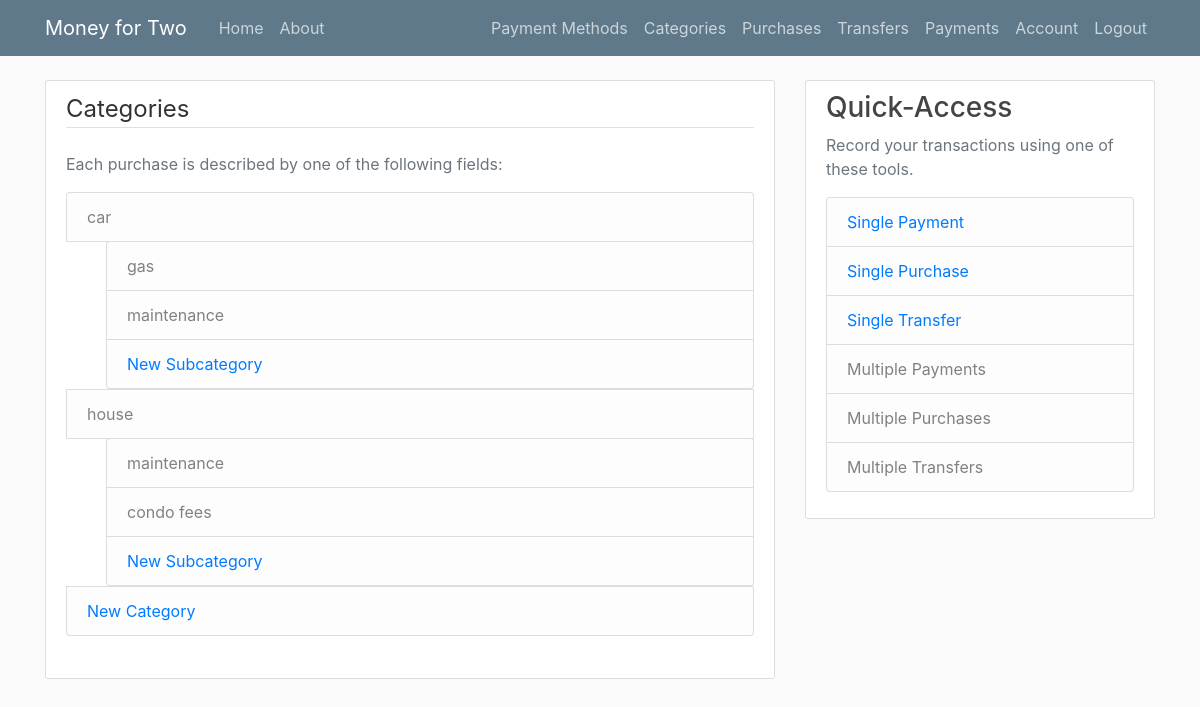
Screenshot of /categories/ (signed in) with the database file from the repository.
### app/models.py (models this page shows, shortened)
class Category(db.Model):
    id = db.Column(db.Integer, primary_key=True)
    title = db.Column(db.String(20),nullable=False,unique=True)
    subcategories = db.relationship('Subcategory',backref='subcategoryer',lazy=True)
    user_id = db.Column(db.Integer, db.ForeignKey('user.id'), nullable=False)

class Subcategory(db.Model):
    id = db.Column(db.Integer, primary_key=True)
    subtitle = db.Column(db.String(20),nullable=False)
    category_id = db.Column(db.Integer, db.ForeignKey('category.id'), nullable=False)

### app/routes.py (the view)
@app.route('/categories/')
def categories():
    category_list = []
    user_categories = Category.query.filter_by(user_id=current_user.id).all()
    for user_category in user_categories:
        current_category = categorytree(user_category.title)
        user_subcategories = Subcategory.query.filter_by(category_id=user_category.id).all()
        for user_subcategory in user_subcategories:
            current_category.add_subcategory(user_subcategory.subtitle)
        category_list.append(current_category)
    return render_template('categories.html',title="Categories",category_list=category_list)

### app/models.py (called while the page is built)
@login_manager.user_loader
def load_user(user_id):
    return User.query.get(int(user_id))

### app/routes.py (called while the page is built)
    def add_subcategory(self,subcategory):
        self.subcategories.append(subcategory)

### app/templates/categories.html
{% extends "layout.html" %}
{% block content %}
<div class="content-section">
    <form method="POST" action="">
        <fieldset class="form-group">
            <legend class="border-bottom mb-4">Categories</legend>
            <p class='text-muted'>Each purchase is described by one of the following fields:
                <ul class="list-group">
                    {% for category in category_list %}
                    <li class="list-group-item list-group-item-light">{{category.category}}</li>
                    <ul>
                        {% for subcategory in category.subcategories %}
                        <li class="list-group-item list-group-item-light">{{subcategory}}</li>
                        {% endfor %}
                        <li class="list-group-item list-group-item-light">
                            <a href="{{ url_for('new_subcategory',category=category.category) }}">New Subcategory</a>
                        </li>
                    </ul>
                    {% endfor %}
                    <li class="list-group-item list-group-item-light">
                        <a href="{{ url_for('new_category') }}">New Category</a>
                    </li>
                </ul>
              </p>
        </fieldset>
    </form>
</div>
{% endblock content %}

### app/static/main.css (style rules this page uses)
body { background: #fafafa; color: #333333; margin-top: 5rem; }
.content-section { background: #ffffff; padding: 10px 20px; border: 1px solid #dddddd; border-radius: 3px; margin-bottom: 20px; }

### rows the page displays
Category: category "car"
Subcategory: subtitle "gas"
Subcategory: subtitle "maintenance"
Category: category "house"
Subcategory: subtitle "maintenance"
Subcategory: subtitle "condo fees"
